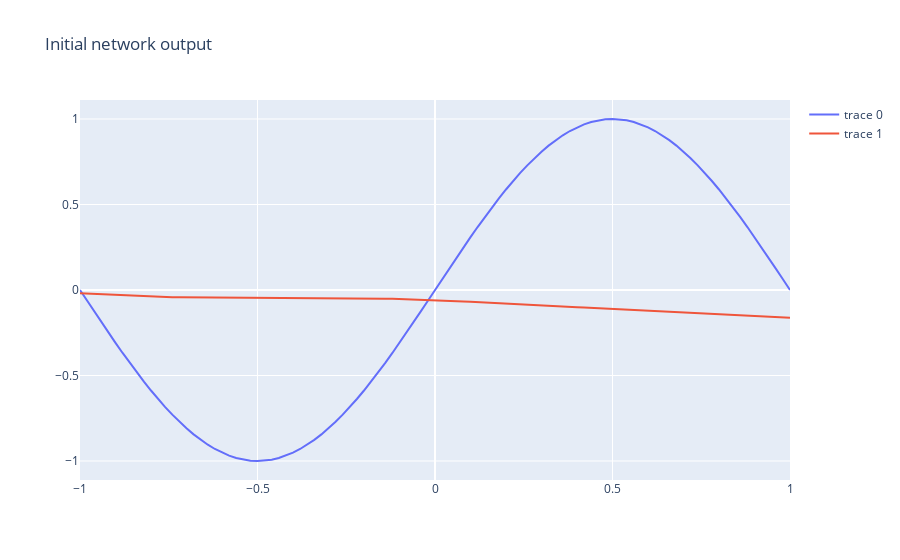
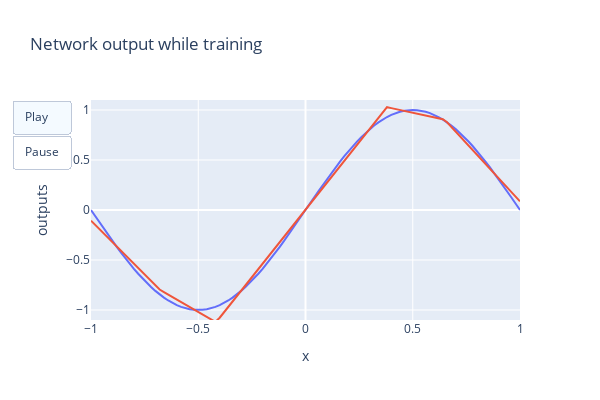
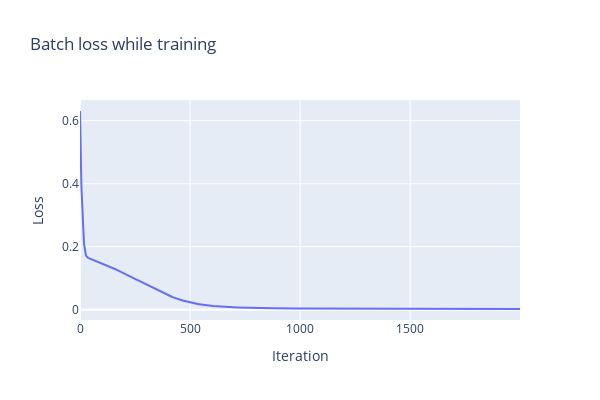

Notebook cell for these charts, in order:
### Code cell
# Make data
n_data = 101
x = torch.linspace(-1, 1, n_data).reshape(n_data, 1)

# Target functions, from easy to hard
# y = torch.maximum(2 * x, torch.zeros_like(x))
# y = x**3
y = np.sin(np.pi * x)

# Get cpu or gpu device for training
device = "cuda" if torch.cuda.is_available() else "cpu"
print("Using {} device".format(device))
x, y = x.to(device), y.to(device)

# Make neural net with set number of neurons in hidden layer
model = ToyNN(n_hidden=10).to(device)
print(model)

grad_desc(x, y, model, n_data, lr=1e-1, max_it=int(2e3), plot_every=100)
